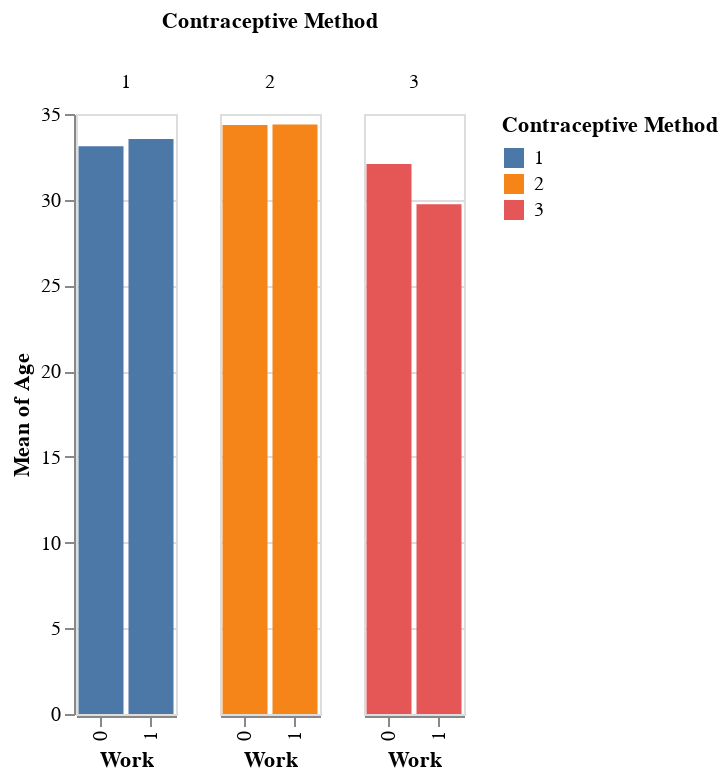

The cell this chart's notebook holds for it:
### Code cell
alt.Chart(df).mark_bar().encode(
    x='Work:N',
    y='mean(Age):Q',
    color='Contraceptive Method:N',
    column='Contraceptive Method:N'
).properties(width=50)

### Figure 1 — Vega-Lite specification as saved in the notebook (floating-point values rounded to 4 significant figures; data arrays with more than 128 entries replaced by an {"elided": "..."} marker saying what was removed)
{"config": {"view": {"continuousWidth": 400, "continuousHeight": 300}}, "data": {"name": "data-c23fabc56d472ed0776e4b0999b29678"}, "mark": "bar", "encoding": {"color": {"field": "Contraceptive Method", "type": "nominal"}, "column": {"field": "Contraceptive Method", "type": "nominal"}, "x": {"field": "Work", "type": "nominal"}, "y": {"aggregate": "mean", "field": "Age", "type": "quantitative"}}, "width": 50, "$schema": "https://vega.github.io/schema/vega-lite/v4.17.0.json", "datasets": {"data-c23fabc56d472ed0776e4b0999b29678": {"elided": "1473 records"}}}
